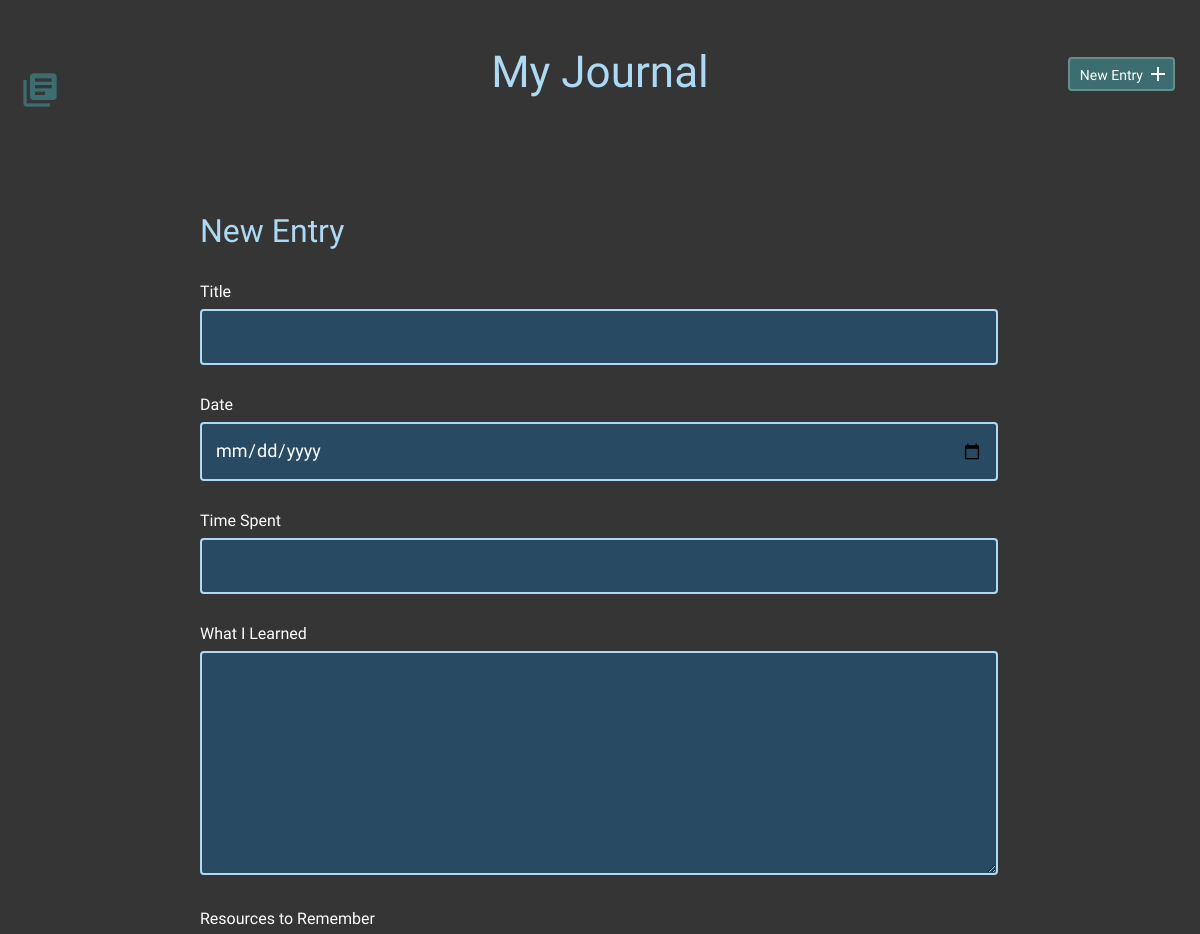
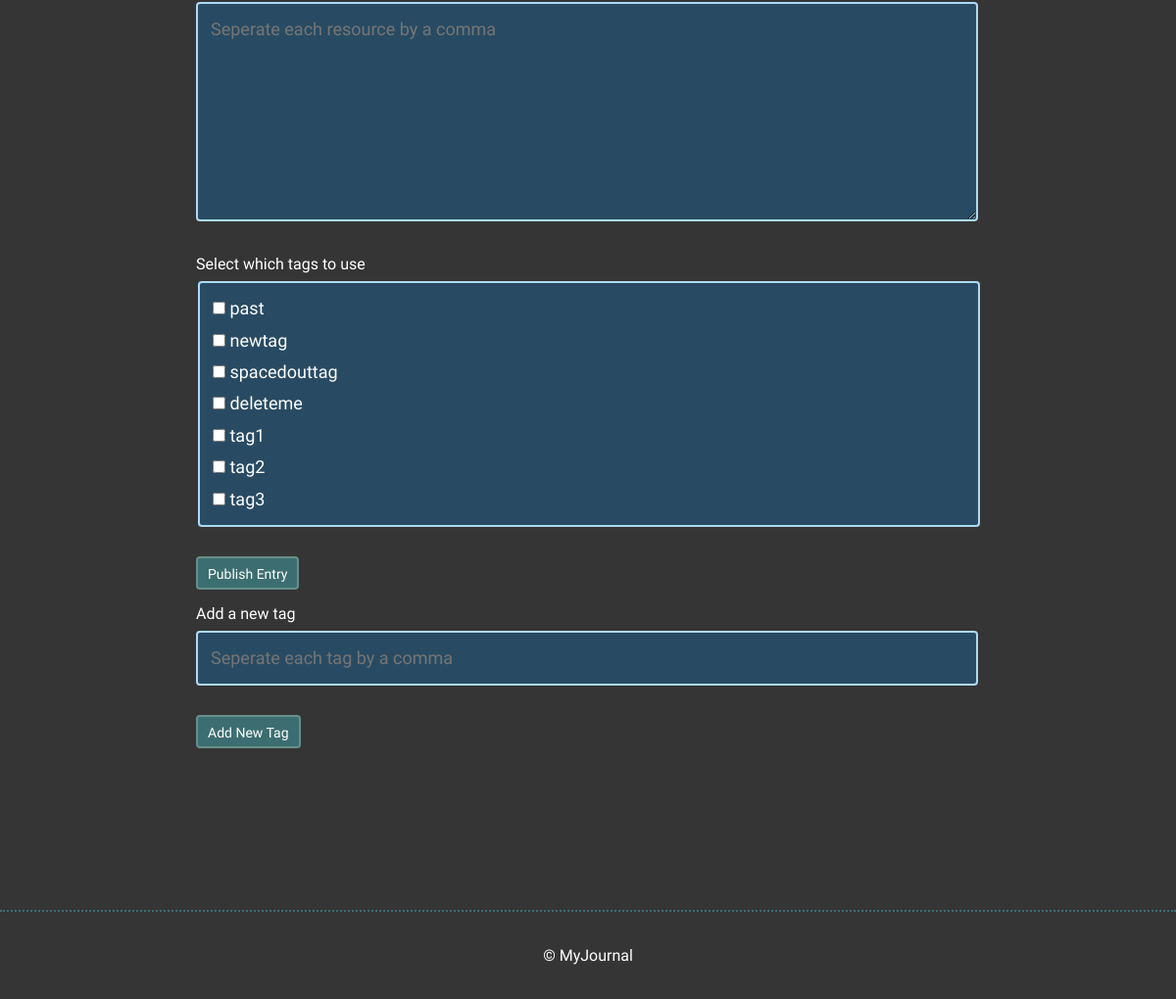
Page /new.php on the committed database (2 pictures, top to bottom).
### tables this page shows
CREATE TABLE "tags" (
	"id"	INTEGER PRIMARY KEY AUTOINCREMENT,
	"tags"	TEXT NOT NULL
);

### inc/functions.php (called while the page is built, shortened)
<?php
function get_tags() {
    include ("connection.php");
    try {
        $sql = "SELECT * FROM TAGS";
        $stmt = $db->prepare($sql);
        $stmt->execute();
        $results = $stmt->fetchAll(PDO::FETCH_ASSOC);
        return $results;
    } catch (Exception $e) {
        echo "Unable to query DB" . $e->getMessage();
    }
}
?>

### new.php (the view, shortened to what this page needs)
<?php include ("inc/header.php"); ?>
<?php
$tags = get_tags();
?>
        <section>
            <div class="container">
                <div class="new-entry">
                    <h2>New Entry</h2>
                    <form method="post" action="new.php">
                        <label for="title" > Title</label>
                        <input id="title" type="text" name="title" required><br>
                        <label for="date">Date</label>
                        <input id="date" type="date" min="1995-01-01" max="<?php echo date("Y-m-d"); ?>" name="date" required><br>
                        <label for="time-spent"> Time Spent</label>
                        <input id="time-spent" type="text" name="time_spent" required><br>
                        <label for="what-i-learned">What I Learned</label>
                        <textarea id="what-i-learned" rows="5" name="learned" required></textarea>
                        <label for="resources-to-remember">Resources to Remember</label>
                        <textarea id="resources-to-remember" rows="5" name="resources" placeholder="Seperate each resource by a comma"></textarea>
                        <label for="tags">Select which tags to use</label>
                        <fieldset class="checkbox" >
                        <?php foreach($tags as $tag){
                            echo "<input type=\"checkbox\" name=\"tagId[]\" value=" . $tag['id'] . "> " . $tag['tags'] . "<br>";
                        }
                        ?>
                         </fieldset>
                        <input type="submit" value="Publish Entry" class="button">
                    </form>
                    <form method="post" action="inc/newtag.php">
                    <label for="newTag">Add a new tag</label>
                        <input type="text" id="newTag" name="newTag" placeholder="Seperate each tag by a comma" required>
                        <input type="submit" value="Add New Tag" class="button">
                    </form>
                </div>
            </div>
        </section>
<?php include ("inc/footer.php"); ?>

### css/site.css (style rules this page uses)
body { font-size: 16px; background-color: #353535; color: #FFFFFF; font-family: 'Cousine', serif; font-weight: 400; }
.container { margin: 0 auto; padding: 0 25px; }
.button { padding: 8px 10px 6px 10px; background: #3C6E71; border: 2px solid #678f89; border-radius: 4px; text-decoration: none; color: #FFF; position: relative; text-align: center; font-size: 14px; margin-bottom: 15px; }
h1, h2, h3 { margin: 0; font-weight: 400; line-height: 1em; color: #ADD9F4; }
h2 { font-size: 32px; }
.entry-list, .edit-entry, .new-entry { max-width: 800px; margin: 0 auto; padding: 70px 0 150px 0; }
.edit-entry h2, .new-entry h2 { margin-bottom: 35px; }
.checkbox { background-color: #284B63; border: 2px solid #ADD9F4; font-size: 18px; line-height: 1.8em; padding:10px 13px; margin-bottom: 30px; border-radius: 4px; width: calc(100% - 32px); }
form label { display: block; margin-bottom: 8px; }
form input[type=text], form input[type=password], form input[type=date], form textarea { background-color: #284B63; border: 2px solid #ADD9F4; font-size: 18px; line-height: 1.8em; padding:10px 13px; margin-bottom: 30px; border-radius: 4px; width: calc(100% - 32px); }
.edit-entry form textarea, .new-entry form textarea { min-height: 200px; }
input[type=submit] { margin-right: 5px; }

### rows in the picture
tags: tags "past"
tags: tags "newtag"
tags: tags "spacedouttag"
tags: tags "deleteme"
tags: tags "tag1"
tags: tags "tag2"
tags: tags "tag3"
